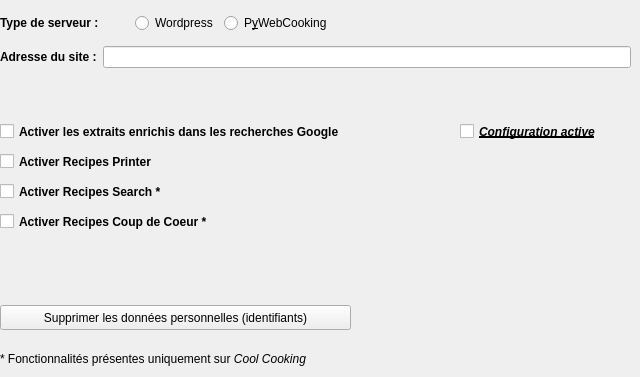
      <widget class="QWidget" name="config2">
       <attribute name="title">
        <string>Config 2</string>
       </attribute>
       <widget class="QLabel" name="label_3">
        <property name="geometry">
         <rect>
          <x>0</x>
          <y>350</y>
          <width>621</width>
          <height>18</height>
         </rect>
        </property>
        <property name="text">
         <string>* Fonctionnalités présentes uniquement sur &lt;i&gt;Cool Cooking&lt;/i&gt;</string>
        </property>
       </widget>
       <widget class="QCheckBox" name="recSearch_2">
        <property name="geometry">
         <rect>
          <x>0</x>
          <y>180</y>
          <width>211</width>
          <height>23</height>
         </rect>
        </property>
        <property name="styleSheet">
         <string notr="true">font-weight: bold;</string>
        </property>
        <property name="text">
         <string>Activer Recipes Search *</string>
        </property>
       </widget>
       <widget class="QCheckBox" name="recCoupDeCoeur_2">
        <property name="geometry">
         <rect>
          <x>0</x>
          <y>210</y>
          <width>261</width>
          <height>23</height>
         </rect>
        </property>
        <property name="styleSheet">
         <string notr="true">font-weight: bold;</string>
        </property>
        <property name="text">
         <string>Activer Recipes Coup de Coeur *</string>
        </property>
       </widget>
       <widget class="QCheckBox" name="richSnippets_2">
        <property name="geometry">
         <rect>
          <x>0</x>
          <y>120</y>
          <width>431</width>
          <height>23</height>
         </rect>
        </property>
        <property name="styleSheet">
         <string notr="true">font-weight: bold;</string>
        </property>
        <property name="text">
         <string>Activer les extraits enrichis dans les recherches Google</string>
        </property>
       </widget>
       <widget class="QPushButton" name="buttonOptionsSupprimerDonneesPerso_2">
        <property name="geometry">
         <rect>
          <x>0</x>
          <y>305</y>
          <width>351</width>
          <height>25</height>
         </rect>
        </property>
        <property name="text">
         <string>Supprimer les données personnelles (identifiants)</string>
        </property>
       </widget>
       <widget class="QCheckBox" name="configActive_2">
        <property name="geometry">
         <rect>
          <x>460</x>
          <y>120</y>
          <width>171</width>
          <height>23</height>
         </rect>
        </property>
        <property name="font">
         <font>
          <weight>75</weight>
          <italic>true</italic>
          <bold>true</bold>
          <underline>true</underline>
         </font>
        </property>
        <property name="text">
         <string>Configuration active</string>
        </property>
        <property name="checked">
         <bool>false</bool>
        </property>
       </widget>
       <widget class="QCheckBox" name="recPrinter_2">
        <property name="geometry">
         <rect>
          <x>0</x>
          <y>150</y>
          <width>201</width>
          <height>23</height>
         </rect>
        </property>
        <property name="styleSheet">
         <string notr="true">font-weight: bold;</string>
        </property>
        <property name="text">
         <string>Activer Recipes Printer</string>
        </property>
       </widget>
       <widget class="QWidget" name="layoutWidget_5">
        <property name="geometry">
         <rect>
          <x>0</x>
          <y>40</y>
          <width>631</width>
          <height>34</height>
         </rect>
        </property>
        <layout class="QHBoxLayout" name="horizontalLayout_5">
         <item>
          <widget class="QLabel" name="labelAdresseSite_2">
           <property name="text">
            <string>&lt;html&gt;&lt;head/&gt;&lt;body&gt;&lt;p&gt;&lt;span style=&quot; font-weight:600;&quot;&gt;Adresse du site :&lt;/span&gt;&lt;/p&gt;&lt;/body&gt;&lt;/html&gt;</string>
           </property>
          </widget>
         </item>
         <item>
          <widget class="QLineEdit" name="lineEditAdresseSite_2"/>
         </item>
        </layout>
       </widget>
       <widget class="QWidget" name="layoutWidget_4">
        <property name="geometry">
         <rect>
          <x>0</x>
          <y>10</y>
          <width>631</width>
          <height>26</height>
         </rect>
        </property>
        <layout class="QHBoxLayout" name="horizontalLayout_8">
         <item>
          <widget class="QLabel" name="label_8">
           <property name="text">
            <string>&lt;html&gt;&lt;head/&gt;&lt;body&gt;&lt;p&gt;&lt;span style=&quot; font-weight:600;&quot;&gt;Type de serveur :&lt;/span&gt;&lt;/p&gt;&lt;/body&gt;&lt;/html&gt;</string>
           </property>
          </widget>
         </item>
         <item>
          <spacer name="horizontalSpacer_3">
           <property name="orientation">
            <enum>Qt::Horizontal</enum>
           </property>
           <property name="sizeType">
            <enum>QSizePolicy::Fixed</enum>
           </property>
           <property name="sizeHint" stdset="0">
            <size>
             <width>30</width>
             <height>20</height>
            </size>
           </property>
          </spacer>
         </item>
         <item>
          <widget class="QRadioButton" name="typeServer_wordpress_2">
           <property name="text">
            <string>Wordpress</string>
           </property>
          </widget>
         </item>
         <item>
          <widget class="QRadioButton" name="typeServer_pywebcooking_2">
           <property name="text">
            <string>P&amp;yWebCooking</string>
           </property>
          </widget>
         </item>
         <item>
          <spacer name="horizontalSpacer_4">
           <property name="orientation">
            <enum>Qt::Horizontal</enum>
           </property>
           <property name="sizeHint" stdset="0">
            <size>
             <width>40</width>
             <height>20</height>
            </size>
           </property>
          </spacer>
         </item>
        </layout>
       </widget>
      </widget>
